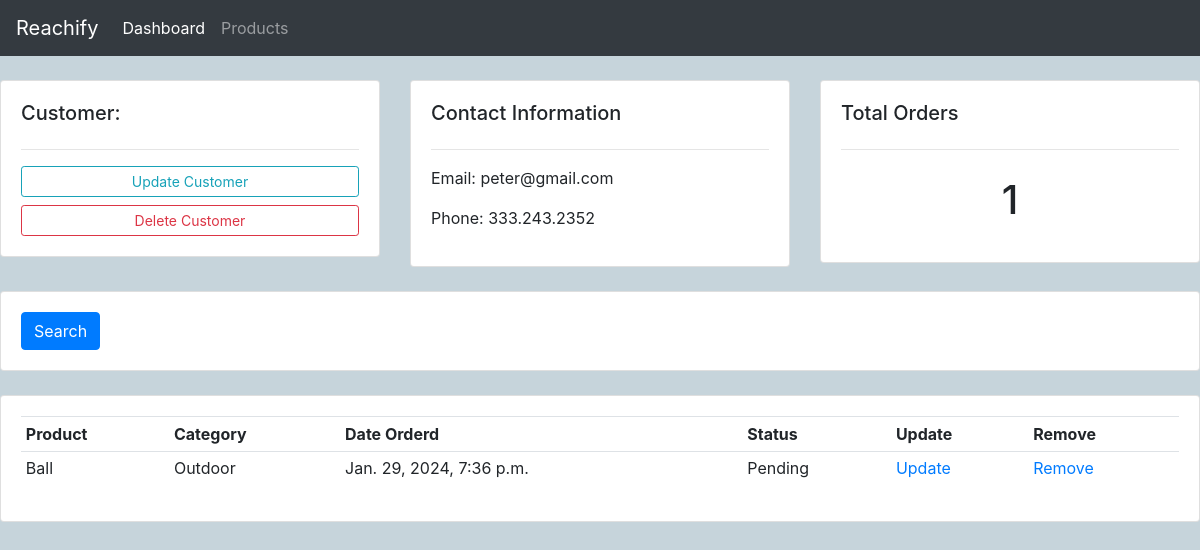
/customer/3/, run on the app's committed database.
### accounts/models.py (models this page shows, shortened)
class Customer(models.Model):
    name = models.CharField(max_length=200, null=True)
    phone = models.CharField(max_length=200, null=True)
    email = models.CharField(max_length=200, null=True)
    data_created = models.DateTimeField(auto_now_add=True, null=True) # Allows us to create the date and time when an instance of this class is created in the database.

class Order(models.Model):
    STATUS = (
        ('Pending', 'Pending'),
        ('Out for delivery', 'Out for delivery'),
        ('Delivered','Delivered')
    )
    customer = models.ForeignKey(Customer, null = True, on_delete=models.CASCADE) # One-to-many to product
    product = models.ForeignKey(Product, null = True, on_delete=models.CASCADE)
    data_created = models.DateTimeField(auto_now_add=True, null=True)
    status = models.CharField(max_length=200, null=True, choices = STATUS)

class Product(models.Model):
    CATEGORY = (
        ('Indoor', 'Indoor'),
        ('Outdoor', 'Outdoor'),
    )
    name = models.CharField(max_length=200, null=True)
    price = models.FloatField(null=True)
    category = models.CharField(max_length=200, null=True, choices = CATEGORY)
    description = models.CharField(max_length=200, null=True)
    data_created = models.DateTimeField(auto_now_add=True, null=True)
    tags = models.ManyToManyField(Tag)
    def __str__(self):
        return self.name

### accounts/views.py (the view)
# urls.py: path("customer/<str:pk>/", views.customer, name='customer'), # <str:pk> is used to pass in the user ID and forwads it to .views.
def customer(request, pk):
    customer = Customer.objects.get(id=pk)
    orders = customer.order_set.all()
    customer_orders_count = orders.count()
    context = {'customer':customer, 'orders':orders, 'customer_orders_count':customer_orders_count}
    return render(request,'customer.html', context)

### accounts/templates/customer.html
{% extends "main.html" %}
{% block content%}
{% include "navbar.html" %}
<br>
<div class="row">
    <div class="col-md">
        <div class="card card-body">
            <h5>Customer:</h5>
            <hr>
            <a class="btn btn-outline-info  btn-sm btn-block" href="">Update Customer</a>
            <a class="btn btn-outline-danger  btn-sm btn-block" href="">Delete Customer</a>
        </div>
    </div>
    <div class="col-md">
        <div class="card card-body">
            <h5>Contact Information</h5>
            <hr>
            <p>Email: {{customer.email}} </p>
            <p>Phone: {{customer.phone}} </p>
        </div>
    </div>
    <div class="col-md">
        <div class="card card-body">
            <h5>Total Orders</h5>
            <hr>
            <h1 style="text-align: center;padding: 10px">{{customer_orders_count}}</h1>
        </div>
    </div>
</div>
<br>
<div class="row">
    <div class="col">
        <div class="card card-body">
            <form method="get">
            <button class="btn btn-primary" type="submit">Search</button>
          </form>
        </div>
    </div>
</div>
<br>
<div class="row">
    <div class="col-md">
        <div class="card card-body">
            <table class="table table-sm">
                <tr>
                    <th>Product</th>
                    <th>Category</th>
                    <th>Date Orderd</th>
                    <th>Status</th>
                    <th>Update</th>
                    <th>Remove</th>
                </tr>
                {% for order in orders %}
                    <tr>
                        <td>{{order.product}}</td>
                        <td>{{order.product.category}}</td>
                        <td>{{order.product.data_created}}</td>
                        <td>{{order.status}}</td>
                        <td><a href =''>Update</a></td>
                        <td><a href =''>Remove</a></td>
                    </tr>
                {%endfor%}
            </table>
        </div>
    </div>
</div>
{%endblock%}

### static/css/main.css (style rules this page uses)
body { background-color:rgb(198, 212, 219) ; }

### data on the page
Customer: email "peter@gmail.com", phone "333.243.2352"
Order: product "Ball", product.category "Outdoor", product.data_created "Jan. 29, 2024, 7:36 p.m.", status "Pending"

### other printed values
{{ customer_orders_count }} "1"
